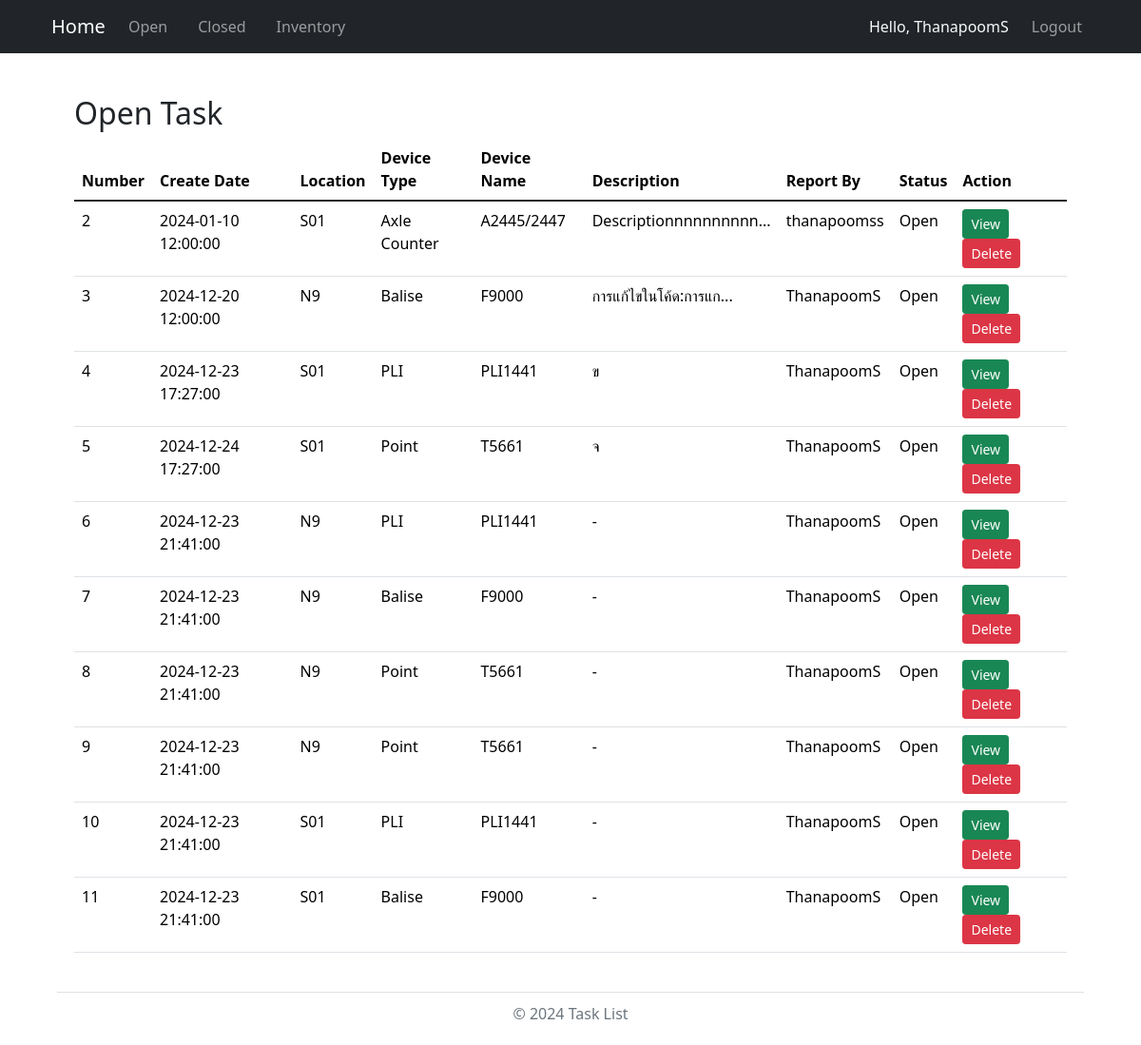
The page /open (signed in) on the database as committed earlier.
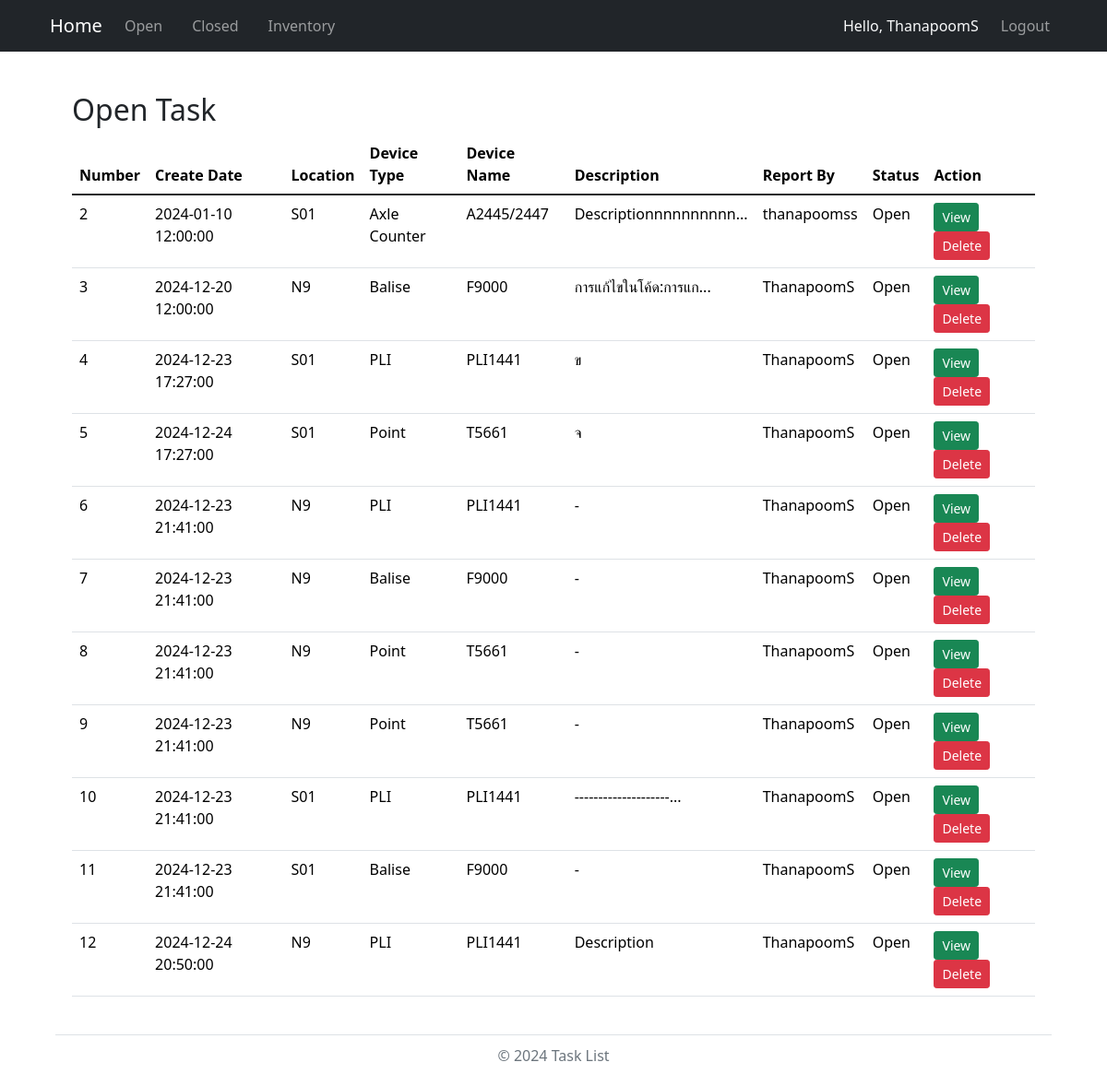
The same page on the database as committed later.
### models.py (models this page shows, shortened)
class Work(db.Model):
    number = db.Column(db.Integer, primary_key=True, autoincrement=True)  # เลข 6 หลัก รันอัตโนมัติ
    create_date = db.Column(db.DateTime, default=now_utc)  # วันที่และเวลา สร้างอัตโนมัติ
    work_order = db.Column(db.String(50), nullable=False)          # Work Order
    line_id = db.Column(db.Integer, db.ForeignKey('line.id'), nullable=True)
    location_id = db.Column(db.Integer, db.ForeignKey('location.id'), nullable=True)
    device_type_id = db.Column(db.Integer, db.ForeignKey('device_type.id'), nullable=True)
    device_name_id = db.Column(db.Integer, db.ForeignKey('device_name.id'), nullable=True)
    description = db.Column(db.Text, nullable=False)               # รายละเอียด
    report_by = db.Column(db.String(50), nullable=False)           # ผู้รายงาน
    status = db.Column(db.String(20), nullable=False, default="open")  # สถานะ (ค่าเริ่มต้น: open)
    link = db.Column(db.String(255), nullable=True)           # URL ของไฟล์
    line = db.relationship('Line', backref='works')
    location = db.relationship('Location', backref='works')
    device_type = db.relationship('DeviceType', backref='works')
    device_name = db.relationship('DeviceName', backref='works')

class Location(db.Model):
    id = db.Column(db.Integer, primary_key=True)
    name = db.Column(db.String(50), nullable=False)
    line_id = db.Column(db.Integer, db.ForeignKey('line.id'), nullable=False)
    line = db.relationship('Line', backref=db.backref('locations', lazy=True))

class DeviceType(db.Model):
    id = db.Column(db.Integer, primary_key=True)
    name = db.Column(db.String(50), nullable=False)
    line_id = db.Column(db.Integer, db.ForeignKey('line.id'), nullable=False)
    line = db.relationship('Line', backref=db.backref('device_types', lazy=True))

class DeviceName(db.Model):
    id = db.Column(db.Integer, primary_key=True)
    name = db.Column(db.String(100), nullable=False)
    device_type_id = db.Column(db.Integer, db.ForeignKey('device_type.id'), nullable=False)
    location_id = db.Column(db.Integer, db.ForeignKey('location.id'), nullable=False)
    device_type = db.relationship('DeviceType', backref=db.backref('device_names', lazy=True))
    location = db.relationship('Location', backref=db.backref('device_names', lazy=True))
    bound = db.Column(db.String(100), nullable=True)
    inandout = db.Column(db.String(100), nullable=True)
    serial_number = db.Column(db.String(100), nullable=True)

### routes.py (the view)
    @app.route('/open',methods=['GET','POST'])
    @login_required
    def open():
        works = Work.query.all()
        return render_template("open.html", works=works)

### app.py (called while the page is built)
@login_manager.user_loader
def load_user(user_id):      # โหลดผู้ใช้จากฐานข้อมูลตาม user_id
    return User.query.get(int(user_id))

### templates/open.html (shortened to what this page needs)
{% import "bootstrap/wtf.html" as wtf %}
{% extends "layout.html" %}
{% block content %}
<!DOCTYPE html>
<html lang="en">
<head>
    <link rel="stylesheet" href="https://cdn.jsdelivr.net/npm/bootstrap@5.1.3/dist/css/bootstrap.min.css">
    <link rel="stylesheet" href="https://cdn.jsdelivr.net/npm/bootstrap-table/dist/bootstrap-table.min.css">
</head>
<body>
<div class="container">
    <br>
    <h2> Open Task </h2>
    {% if works %}
    <table data-toggle="table"
           data-search="true"
           data-pagination="true"
           data-page-list="[10, 25, 50, 100, all]"
           class="table">
        <thead>
            <tr>
                <th data-sortable="true" data-field="number">Number</th>
                <th data-sortable="true" data-field="create_date">Create Date</th>
                <th data-sortable="true" data-field="location_name">Location</th>
                <th data-sortable="true" data-field="device_type">Device Type</th>
                <th data-sortable="true" data-field="device_name">Device Name</th>
                <th data-sortable="true" data-field="description">Description</th>
                <th data-sortable="true" data-field="report_by">Report By</th>
                <th data-sortable="true" data-field="status">Status</th>
                <th data-field="action">Action</th>
            </tr>
        </thead>
        <tbody>
            {% for work in works %}
            {% if work.status != 'Closed' %}
            <tr>
                <td>{{ work.number }}</td>
                <td>{{ work.create_date.strftime('%Y-%m-%d %H:%M:%S') }}</td>
                <td>{{ work.location.name if work.location else 'N/A' }}</td>
                <td>{{ work.device_type.name if work.device_type else 'N/A' }}</td>
                <td>{{ work.device_name.name if work.device_name else 'N/A' }}</td>
                <td>
                    {% if work.description|length > 20 %}
                        <span title="{{ work.description }}" data-bs-toggle="tooltip" data-bs-placement="top">
                            {{ work.description[:20] }}...
                        </span>
                    {% else %}
                        {{ work.description }}
                    {% endif %}
                </td>
                <td>{{ work.report_by }}</td>
                <td>{{ work.status }}</td>
                <td class="actions">
                    <a href="{{ url_for('work_detail', number=work.number) }}" class="btn btn-success btn-sm">View</a>
                    {% if current_user.role == 'admin' %}
                        <a href="#" onclick="confirmDelete('{{ work.number }}')" class="btn btn-danger btn-sm">Delete</a>
                    {% endif %}
                </td>
            </tr>
            {% endif %}
            {% endfor %}
        </tbody>
    </table>
    {% endif %}
</div>
</body>
</html>
{% endblock %}

Rows that differ between the two databases and show on the page:
changed Work id 10: description "-" → "--------------------"
added Work: number "12", create_date "2024-12-24 20:50:00", location "N9", device_type "PLI", device_name "PLI1441", description "Description", report_by "ThanapoomS", status "Open"
